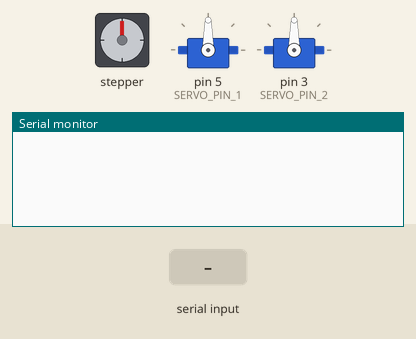
Simulated run of this sketch. Board: Arduino Uno, built with avr-gcc and run on an emulated ATmega328P. Shown: stepper motor, 2 × servo, the last lines printed to the serial monitor. Wiring (inferred from the names in the program): stepper motor driver (200 steps per turn assumed): step pin 9; direction pin 8; enable pin 10. Inputs (shaded band) come from the test bench.

Above: at 1.2 s.
1.3 s: "90,45,200\n" received over Serial
At 2.5 s:
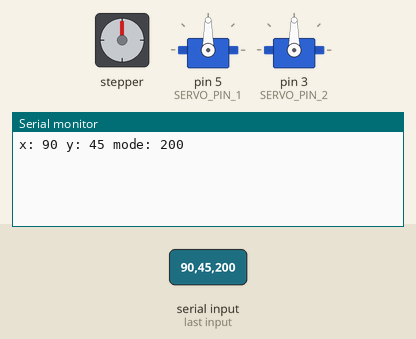
2.8 s: "90,45\n" received over Serial
At 3.5 s:
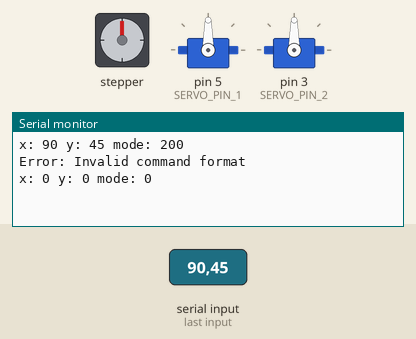

The sketch:

eyes_on_you.ino
```cpp
#include <Servo.h>
#define MAX_STEPS 100000

// Constants
const int BAUD_RATE = 9600;
const int SERVO_PIN_1 = 5;
const int SERVO_PIN_2 = 3;
const int STEP_PIN = 9;
const int DIR_PIN = 8;
const int ENABLE_PIN = 10;
const int MIN_STEP_DELAY = 50;
const int MAX_STEP_DELAY = 100;
const int DEFAULT_STEPS = 100;
const int RESET_ANGLE = 90;
const int SERVO1_MIN_ANGLE = 0;
const int SERVO1_MAX_ANGLE = 95;
const int SERVO2_MIN_ANGLE = 0;
const int SERVO2_MAX_ANGLE = 180;
const int SERIAL_TIMEOUT = 1000;

// Servo motors
Servo servo1;
Servo servo2;
int angle1 = RESET_ANGLE;
int angle2 = RESET_ANGLE;

// Stepper motor control variables
int currentSteps = 0;
int dir = 0;

// Command structure
struct Command {
  int x = 0;
  int y = 0;
  int mode = 0;
} command;

void setup() {
  // Setup serial communication and pins
  Serial.begin(BAUD_RATE);
  Serial.setTimeout(SERIAL_TIMEOUT);

  pinMode(ENABLE_PIN, OUTPUT);
  pinMode(STEP_PIN, OUTPUT);
  pinMode(DIR_PIN, OUTPUT);

  servo1.attach(SERVO_PIN_1);
  servo2.attach(SERVO_PIN_2);

  digitalWrite(ENABLE_PIN, LOW);
}

Command parseCommand() {
  // Parse command from serial input
  String data = Serial.readStringUntil('\n');
  Command parsedCommand;
  int firstComma = data.indexOf(',');
  int secondComma = data.indexOf(',', firstComma + 1);

  // Check for valid data format
  if (data.length() == 0 || firstComma == -1 || secondComma == -1) {
    Serial.println("Error: Invalid command format");
    return Command(); // Return a default error command
  }

  parsedCommand.x = data.substring(0, firstComma).toInt();
  parsedCommand.y = data.substring(firstComma + 1, secondComma).toInt();
  parsedCommand.mode = data.substring(secondComma + 1).toInt();

  return parsedCommand;
}

void moveBracket(int deltaX, int deltaY) {
  // Move servo motors
  // Constrain angles to prevent damage to servos
  angle1 = min(max(angle1 + deltaX, SERVO1_MIN_ANGLE), SERVO1_MAX_ANGLE);
  angle2 = min(max(angle2 + deltaY, SERVO2_MIN_ANGLE), SERVO2_MAX_ANGLE);
  servo1.write(angle1);
  servo2.write(angle2);
  delay(120);
}

void moveRail(int distance, int velocityPercent) {
  // Move stepper motor
  int nowDir = distance > 0 ? 1 : -1;
  if(nowDir != dir){
    dir = nowDir;
    digitalWrite(DIR_PIN, nowDir > 0 ? HIGH : LOW);
  }
  int delayPerStep =
      map(velocityPercent, 0, 100, MAX_STEP_DELAY, MIN_STEP_DELAY);
  int nextSteps = currentSteps + distance;
  // if (nextSteps < 0 || nextSteps > MAX_STEPS) {
  //   // If the stepper motor will exceed its range, do nothing
  //   return;
  // }
  for (; currentSteps != nextSteps; currentSteps += nowDir) {
    digitalWrite(STEP_PIN, HIGH);
    delayMicroseconds(delayPerStep);
    digitalWrite(STEP_PIN, LOW);
    delayMicroseconds(delayPerStep);
  }
}

void resetAll() {
  // Reset servo angles and stepper position
  moveBracket(RESET_ANGLE - angle1, RESET_ANGLE - angle2);
  moveRail(0, 100);
}

void executeCommand(Command command) {
  switch (command.mode) {
  case 1: // Servo adjustment mode
    moveBracket(command.x, command.y);
    break;
  case 2: // Stepper movement mode
    moveRail(command.x, command.y);
    break;
  case 3:
    resetAll();
  default: // Reset servo angles and stepper position
    break;
  }
}

void clearBuffer() {
  // Clear serial input buffer to prevent overflow
  while (Serial.available() > 0) {
    Serial.read();
  }
}

void loop() {
  // Read serial input and execute command
  if (Serial.available() > 0) {
    // If a command is received, parse and execute it
    command = parseCommand();
    Serial.println("x: " + String(command.x) + " y: " + String(command.y) +
                   " mode: " + String(command.mode));
    executeCommand(command);
    return;
  }
  if(command.mode == 2){
    moveRail(command.x, command.y);
  }
}
```

Measured:
- after the input at 1.3 s, the serial monitor: prints a new line at once (image 1)
- after the input at 2.8 s, the serial monitor: prints a new line at once (image 2)
